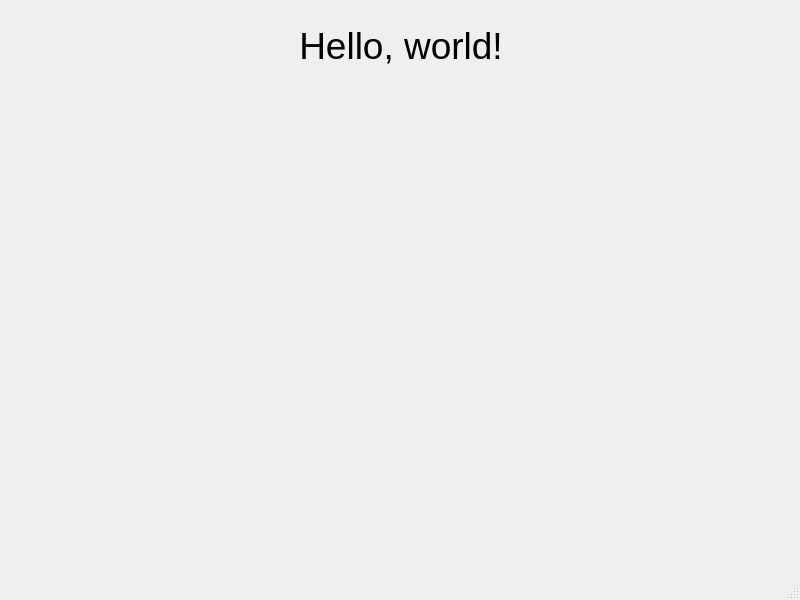
<?xml version="1.0" encoding="UTF-8"?>
<ui version="4.0">
 <class>MainWindow</class>
 <widget class="QMainWindow" name="MainWindow">
  <property name="geometry">
   <rect>
    <x>0</x>
    <y>0</y>
    <width>800</width>
    <height>600</height>
   </rect>
  </property>
  <property name="windowTitle">
   <string>MainWindow</string>
  </property>
  <widget class="QWidget" name="centralwidget">
   <widget class="QWidget" name="horizontalLayoutWidget">
    <property name="geometry">
     <rect>
      <x>0</x>
      <y>0</y>
      <width>801</width>
      <height>91</height>
     </rect>
    </property>
    <layout class="QHBoxLayout" name="horizontalLayout">
     <property name="sizeConstraint">
      <enum>QLayout::SetNoConstraint</enum>
     </property>
     <item>
      <spacer name="horizontalSpacer">
       <property name="orientation">
        <enum>Qt::Horizontal</enum>
       </property>
       <property name="sizeHint" stdset="0">
        <size>
         <width>40</width>
         <height>20</height>
        </size>
       </property>
      </spacer>
     </item>
     <item>
      <widget class="QLabel" name="label">
       <property name="font">
        <font>
         <pointsize>28</pointsize>
        </font>
       </property>
       <property name="text">
        <string>Hello, world!</string>
       </property>
       <property name="alignment">
        <set>Qt::AlignCenter</set>
       </property>
      </widget>
     </item>
     <item>
      <spacer name="horizontalSpacer_2">
       <property name="orientation">
        <enum>Qt::Horizontal</enum>
       </property>
       <property name="sizeHint" stdset="0">
        <size>
         <width>40</width>
         <height>20</height>
        </size>
       </property>
      </spacer>
     </item>
    </layout>
   </widget>
  </widget>
  <widget class="QMenuBar" name="menubar">
   <property name="geometry">
    <rect>
     <x>0</x>
     <y>0</y>
     <width>800</width>
     <height>26</height>
    </rect>
   </property>
  </widget>
  <widget class="QStatusBar" name="statusbar"/>
 </widget>
 <resources/>
 <connections/>
</ui>
